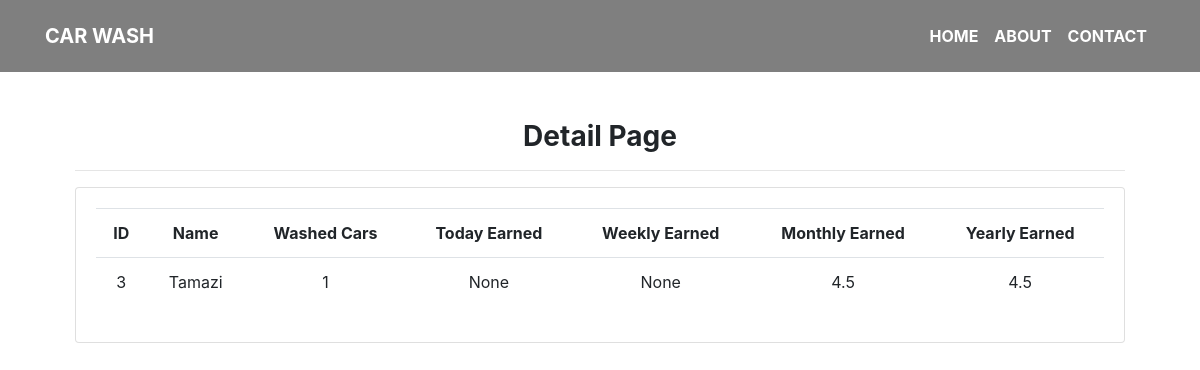
The app's page /washer_detail/3/, older data.
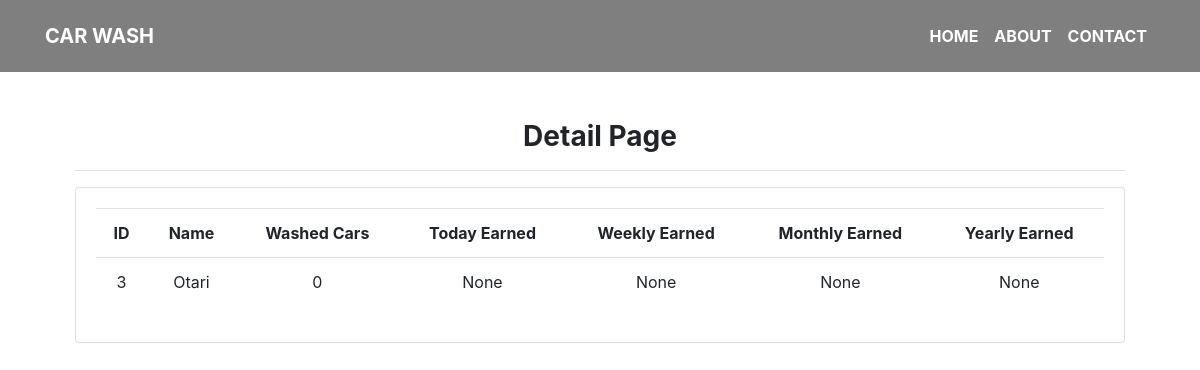
The same page, newer data.
### car_wash/models.py (models this page shows, shortened)
class CarWasher(models.Model):
    name = models.CharField(max_length=200)

### car_wash/views.py (the view)
# urls.py: path('washer_detail/<int:pk>/', view=washer_detail, name='washer-detail'),
def washer_detail(request, pk: int):
    washer_by_id = CarWasher.objects.get(pk=pk)
    orders = washer_by_id.orders.all()
    today = datetime.today()
    context = {
        'washer_by_id': washer_by_id,
        'today_earned': orders.filter(created_date__range=[date(1), today]).aggregate(salary=Sum('order_price')).get(
            'salary'),
        'weekly_earned': orders.filter(created_date__range=[date(7), today]).aggregate(salary=Sum('order_price')).get(
            'salary'),
        'monthly_earned': orders.filter(created_date__range=[date(30), today]).aggregate(salary=Sum('order_price')).get(
            'salary'),
        'yearly_earned': orders.filter(created_date__range=[date(365), today]).aggregate(salary=Sum('order_price')).get(
            'salary'),
    }
    return render(request, 'washer_details.html', context)

### car_wash/get_date.py (called while the page is built)
def date(days):
    return datetime.now() - timedelta(days=days)

### car_wash/templates/washer_details.html
{% extends 'base.html' %}
{% block body %}
    <br>
    <br>
    <br>
    <br>
    <br>
    <div class="container">
<div class="col-md-12">
		<h3><strong>Detail Page</strong></h3>
		<hr>
		<div class="card card-body">
            <table class="table">
				<tr>
                    <th>ID</th>
                    <th>Name</th>
                    <th>Washed Cars</th>
                    <th>Today Earned</th>
                    <th>Weekly Earned</th>
                    <th>Monthly Earned</th>
                    <th>Yearly Earned</th>
				</tr>
                <tr>
                    <td>{{ washer_by_id.id }}</td>
					<td>{{ washer_by_id.name }}</td>
                    <td>{{ washer_by_id.orders.count }}</td>
                    <td>{{ today_earned }}</td>
                    <td>{{ weekly_earned }}</td>
                    <td>{{ monthly_earned }}</td>
                    <td>{{ yearly_earned }}</td>
                </tr>
			</table>
		</div>
	</div>
{% endblock body %}

### car_wash/templates/base.html (shortened to what this page needs)
{% load static %}
<!DOCTYPE html>
<html lang="en">
    <head>
        <link rel="stylesheet" href="https://maxcdn.bootstrapcdn.com/bootstrap/4.0.0/css/bootstrap.min.css" />
        <link rel="stylesheet" type="text/css" href="{% static '/css/main.css' %}" />
         <nav class="navbar navbar-expand-lg fixed-top py-3">
        <div class="container"><a href="{% url 'car_wash:home' %}" class="navbar-brand text-uppercase font-weight-bold">Car Wash</a>
            <div id="navbarSupportedContent" class="collapse navbar-collapse">
                <ul class="navbar-nav ml-auto">
                    <li class="nav-item active"><a href="{% url 'car_wash:home' %}" class="nav-link text-uppercase font-weight-bold">Home</a></li>
                    <li class="nav-item"><a href="{% url 'car_wash:about' %}" class="nav-link text-uppercase font-weight-bold">About</a></li>
                    <li class="nav-item"><a href="{% url 'car_wash:contact' %}" class="nav-link text-uppercase font-weight-bold">Contact</a></li>
                </ul>
            </div>
        </div>
    </nav>
    </head>
    <body>
        <div class="container">
            {% block body %} {% endblock body %}
        </div>
    </body>
</html>

### static/css/main.css (style rules this page uses)
div { text-align: center; }
.navbar-nav { flex-direction: row; }
.nav-link { padding-right: .5rem !important; padding-left: .5rem !important; }
body { background-image: url('/static/images/background.jpg'); background-repeat: no-repeat; background-size: 1500px 750px; background-attachment: fixed; }
.navbar { background: rgba(0,0,0,0.5); }
.navbar { transition: all 0.4s; }
.navbar .nav-link { color: #fff; }
.navbar .navbar-brand { color: #fff; }

Row changes from the older to the newer data that the page shows:
changed CarWasher id 3: name "Tamazi" → "Otari"; orders.count "1" → "0"
Text that changed along with them:
{{ monthly_earned }}: "4.5" → "None"
{{ yearly_earned }}: "4.5" → "None"
